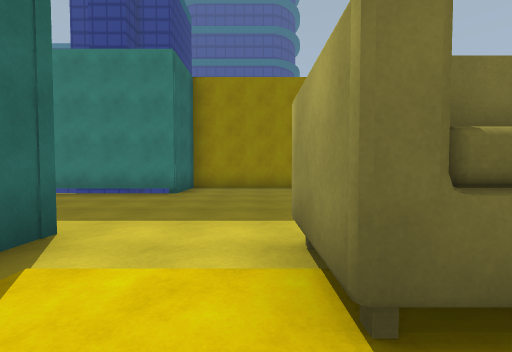
[1] (above)

22 first-person views from a walk through a scene from a Unity 3-D project. The camera is 1.3 m above the floor, tilts 2° down and sees 90° across. The floor is counted in squares, 2 m on a side. Each view is taken from the middle of a square. On the plan, view 1 faces up. The plan holds only what a view shows up to about 9 squares ahead; the rest is blank. The place goes on beyond the plan. The player character is not drawn.

[2]
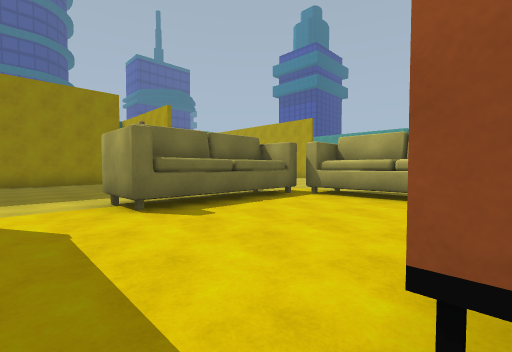

[3]
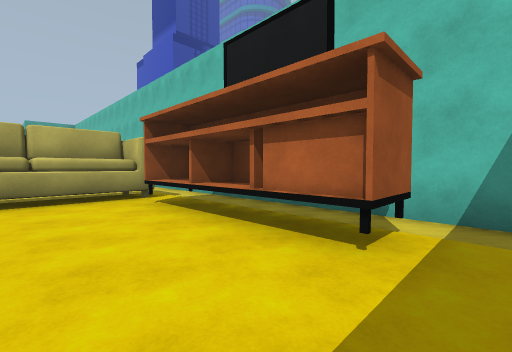

[4]
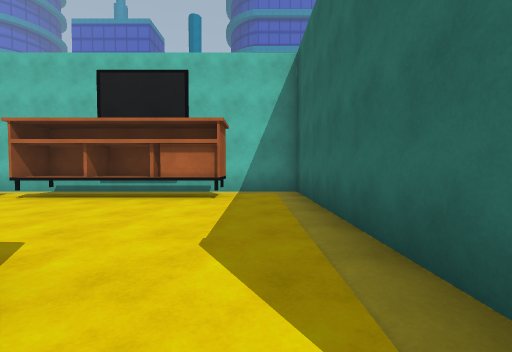

[5]
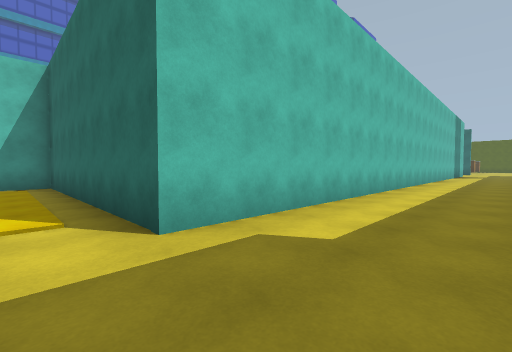

[6]
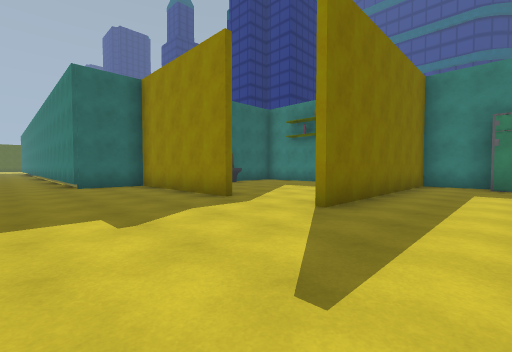

[7]
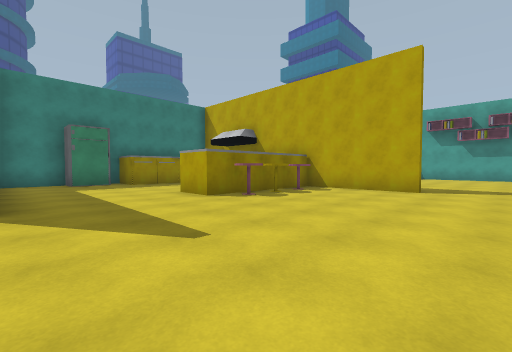

[8]
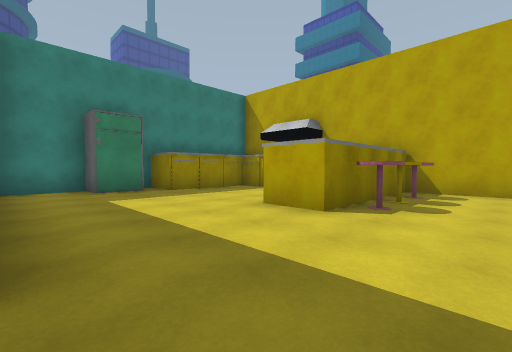

[9]
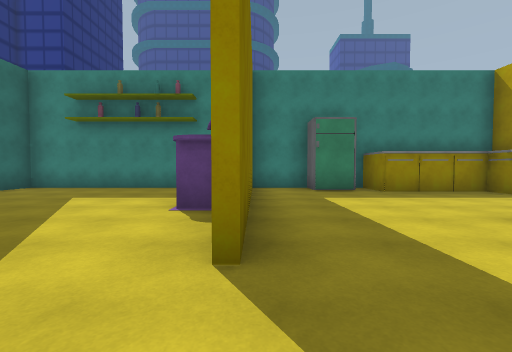

[10]
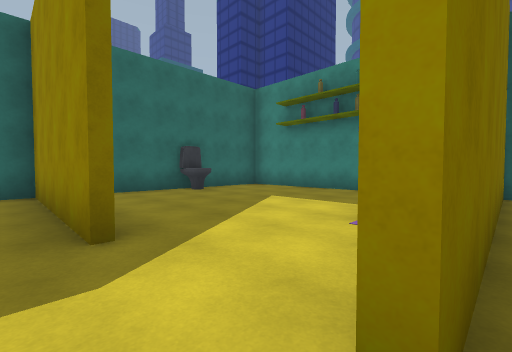

[11]
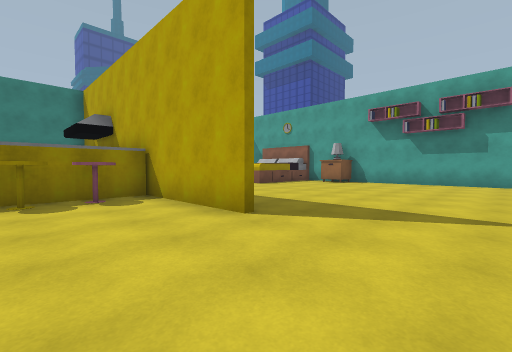

[12]
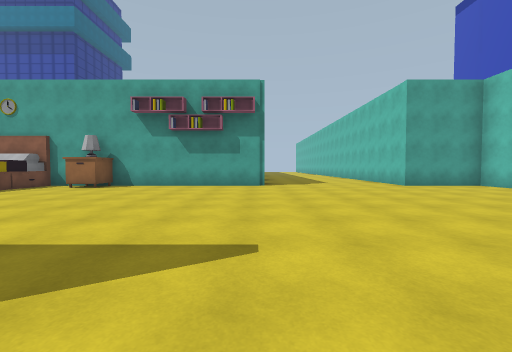

[13]
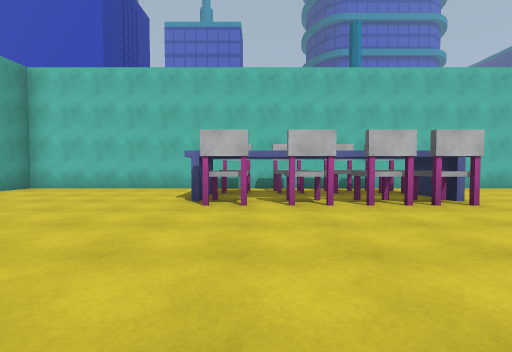

[14]
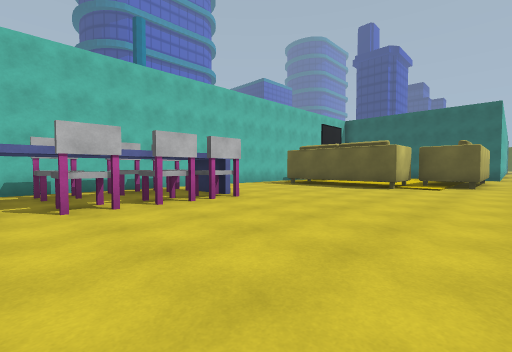

[15]
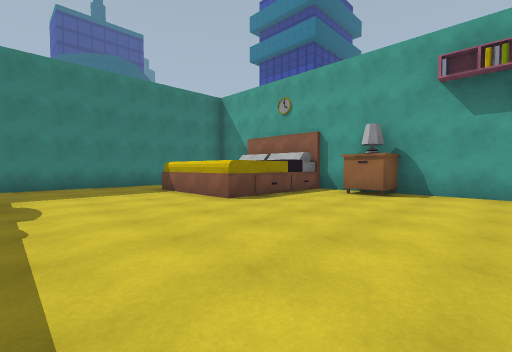

[16]
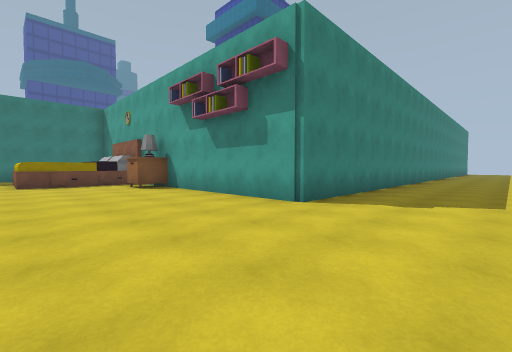

[17]
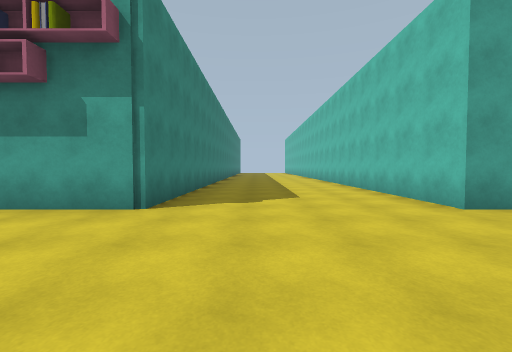

[18]
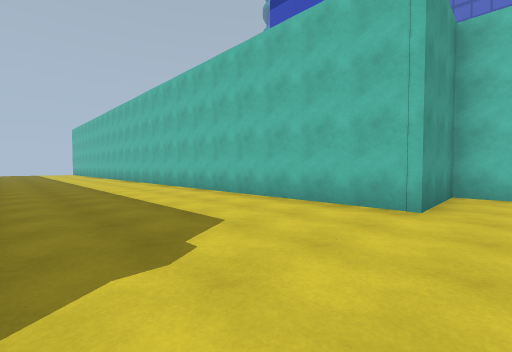

[19]
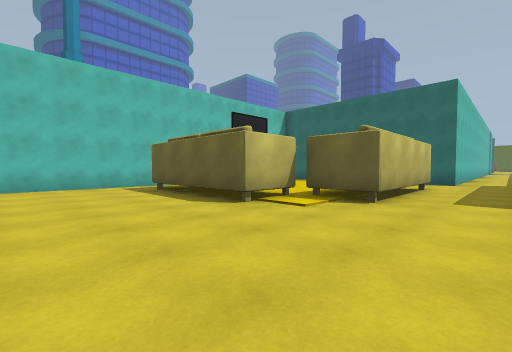

[20]
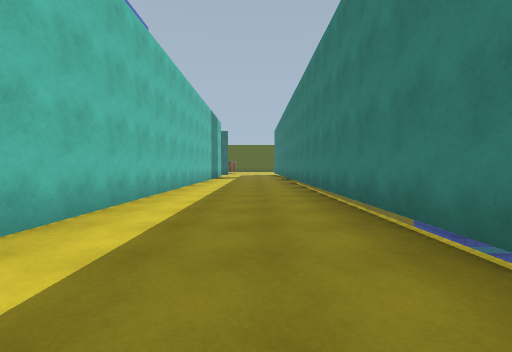

[21]
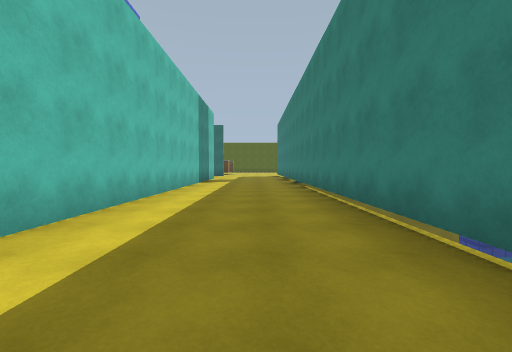

[22]
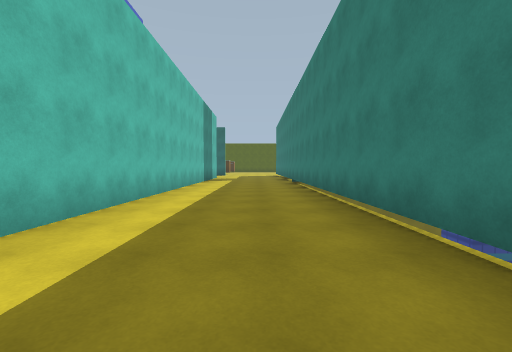

### Floor plan
Ten units are one square. View 1 is at (0, 0); x grows to the right and y downward. Boxes are objects, and circles mark ways between rooms. Rooms are numbered by the first view taken in them; rooms with no view inside come last. Other rooms are left out.
<svg viewBox="-185 -156 475 209">
<path fill="none" stroke="#000" d="M14 37 36 37 36 28M-3 39 -3 30 38 30M44 -8 3 -8 3 -24M44 32 44 -7M52 -3 44 -3M-21 -26 -21 48 34 48M124 -56 124 -89 83 -89 83 -102M44 -7 59 -7 59 34M102 18 102 24M135 18 141 18M26 -85 -21 -85 -21 -65 -51 -65M3 -24 43 -24 43 -7M64 48 209 48 209 22 285 22M112 -138 83 -138 83 -151M66 -150 49 -150 49 -86M210 -101 173 -101 173 -132M178 -150 139 -150M-75 -65 -180 -65M271 -27 209 -27 209 -104M-180 -26 -21 -26M44 30 50 30M34 48 64 48"/>
<rect x="65" y="-145" width="10" height="10" fill="#bbb"><title>fridge</title></rect>
<rect x="85" y="-85" width="10" height="10" fill="#bbb"><title>other object</title></rect>
<rect x="95" y="35" width="20" height="10" fill="#bbb"><title>other object</title></rect>
<rect x="95" y="-85" width="10" height="10" fill="#bbb"><title>other object</title></rect>
<rect x="105" y="15" width="10" height="10" fill="#bbb"><title>other object</title></rect>
<rect x="105" y="-85" width="10" height="10" fill="#bbb"><title>other object</title></rect>
<rect x="105" y="-135" width="10" height="10" fill="#bbb"><title>other object</title></rect>
<rect x="115" y="35" width="10" height="10" fill="#bbb"><title>other object</title></rect>
<rect x="115" y="15" width="10" height="10" fill="#bbb"><title>other object</title></rect>
<rect x="125" y="35" width="20" height="10" fill="#bbb"><title>other object</title></rect>
<rect x="125" y="15" width="10" height="10" fill="#bbb"><title>other object</title></rect>
<rect x="145" y="35" width="10" height="10" fill="#bbb"><title>other object</title></rect>
<rect x="145" y="15" width="10" height="10" fill="#bbb"><title>other object</title></rect>
<rect x="195" y="-95" width="10" height="20" fill="#bbb"><title>other object</title></rect>
<circle cx="-5" cy="-15" r="3" fill="#2a7"/>
<circle cx="40" cy="30" r="3" fill="#2a7"/>
<circle cx="55" cy="40" r="3" fill="#2a7"/>
<text x="10" y="10">1</text>
<text x="90" y="-40">2</text>
<text x="50" y="40">3</text>
</svg>
Room 1 opens to room 2. Room 1 opens to room 3. Room 2 opens to room 3.

Where each view was taken, in squares from view 1:
view 1: 0 up, 0 right, facing up
view 2: 3 down, 1 left, facing up-right
view 3: 1 down, 1 left, facing down-right
view 4: 2 up, 1 left, facing down
view 5: 5 up, 1 left, facing down-left
view 6: 5 up, 7 right, facing up-left
view 7: 4 up, 5 right, facing up-right
view 8: 7 up, 5 right, facing up-right
view 9: 7 up, 5 right, facing up
view 10: 8 up, 5 right, facing up-left
view 11: 3 up, 10 right, facing up-right
view 12: 3 up, 12 right, facing right
view 13: 3 up, 14 right, facing down
view 14: 3 up, 14 right, facing down-left
view 15: 6 up, 14 right, facing up-right
view 16: 0 up, 17 right, facing up-right
view 17: 1 up, 17 right, facing right
view 18: 2 up, 20 right, facing down-right
view 19: 4 up, 9 right, facing down-left
view 20: 5 up, 6 left, facing left
view 21: 5 up, 9 left, facing left
view 22: 5 up, 8 left, facing left
